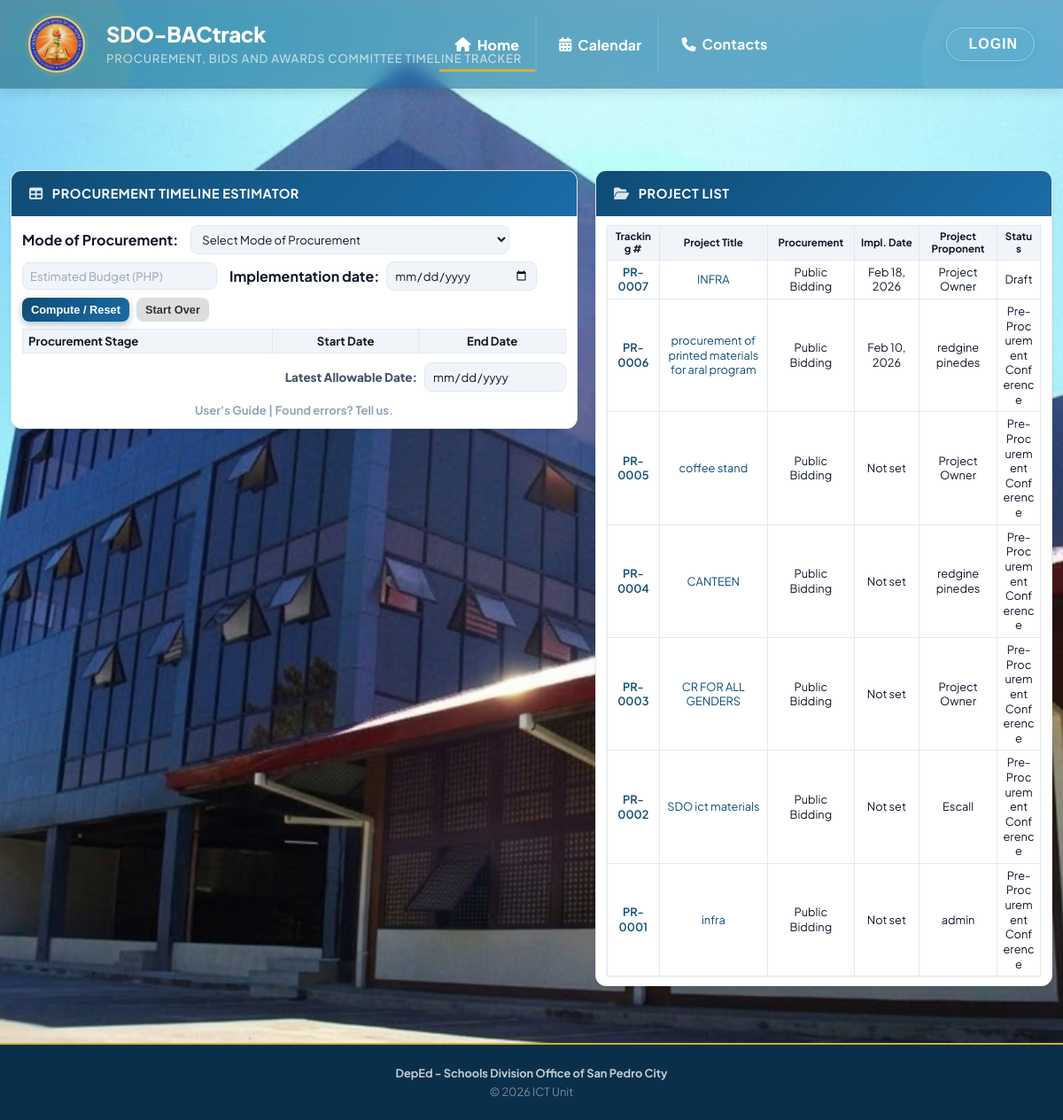
Screenshot of /admin/landing.php with the database file from the repository.
### tables this page shows
CREATE TABLE `projects` (
  `id` int(11) NOT NULL,
  `title` varchar(255) NOT NULL,
  `description` text DEFAULT NULL,
  `procurement_type` varchar(50) NOT NULL DEFAULT 'PUBLIC_BIDDING',
  `project_start_date` date DEFAULT NULL,
  `created_by` int(11) NOT NULL,
  `approval_status` enum('DRAFT','PENDING_APPROVAL','APPROVED','REJECTED') NOT NULL DEFAULT 'APPROVED',
  `rejection_remarks` text DEFAULT NULL,
  `rejected_by` int(11) DEFAULT NULL,
  `rejected_at` timestamp NULL DEFAULT NULL,
  `created_at` timestamp NOT NULL DEFAULT current_timestamp(),
  `updated_at` timestamp NOT NULL DEFAULT current_timestamp() ON UPDATE current_timestamp()
);

CREATE TABLE `users` (
  `id` int(11) NOT NULL,
  `name` varchar(255) NOT NULL,
  `email` varchar(255) NOT NULL,
  `password_hash` varchar(255) NOT NULL,
  `role` enum('PROJECT_OWNER','PROCUREMENT','SUPERADMIN') NOT NULL DEFAULT 'PROJECT_OWNER',
  `employee_no` varchar(50) DEFAULT NULL,
  `position` varchar(100) DEFAULT NULL,
  `office` varchar(100) DEFAULT NULL,
  `unit_section` varchar(100) DEFAULT NULL,
  `avatar_url` varchar(500) DEFAULT NULL,
  `status` enum('PENDING','APPROVED') NOT NULL DEFAULT 'APPROVED',
  `is_active` tinyint(1) NOT NULL DEFAULT 1,
  `created_at` timestamp NOT NULL DEFAULT current_timestamp(),
  `updated_at` timestamp NOT NULL DEFAULT current_timestamp() ON UPDATE current_timestamp()
);

### admin/landing.php (the view, shortened to what the rows shown need)
<!DOCTYPE html>
<html lang="en">
<head>
    <link rel="stylesheet" href="https://cdnjs.cloudflare.com/ajax/libs/font-awesome/6.5.1/css/all.min.css">
    <link href="https://cdn.jsdelivr.net/npm/fullcalendar@6.1.10/index.global.min.css" rel="stylesheet">
</head>
<body>
    <header class="site-header">
        <div class="header-inner">
            <div class="header-text-group">
                <h1><?php echo APP_NAME; ?></h1>
            </div>
        </div>
    </header>
    <main class="main-content">
        <div class="content-wrap">
            <section id="landing-home-panel" class="landing-tab-panel active" role="tabpanel" aria-labelledby="landing-home-tab">
            <div class="top-panels-fullwidth">
            <div class="top-panels">
            <div class="data-card estimator-card">
                <div class="card-body">
                    <table style="width:100%;border-collapse:collapse;">
                        <thead>
                            <tr style="background:var(--bg-secondary);">
                                <th style="padding:5px 6px;border:1px solid var(--border-color);width:46%;text-align:left;">Procurement Stage</th>
                                <th style="padding:5px 6px;border:1px solid var(--border-color);width:27%;">Start Date</th>
                                <th style="padding:5px 6px;border:1px solid var(--border-color);width:27%;">End Date</th>
                            </tr>
                        </thead>
                    </table>
                </div>
            </div>
            <?php
            require_once __DIR__ . '/../models/Project.php';
            $projectModel = new Project();
            $allProjects = $projectModel->getAll([]);
            $projectsPerPage = 8;
            $currentPage = isset($_GET['page']) ? (int) $_GET['page'] : 1;
            $offset = ($currentPage - 1) * $projectsPerPage;
            $projects = array_slice($allProjects, $offset, $projectsPerPage);
            ?>
            <div class="data-card projects-card">
                <div class="card-body">
                <?php if (empty($projects)): ?>
                    <div class="empty-state compact-empty" style="text-align:center;">
                        <div class="empty-icon" style="color:var(--text-muted);"><i class="fas fa-folder-plus"></i></div>
                        <h3>No projects found</h3>
                        <p style="color:var(--text-muted);">No BAC projects have been created yet.</p>
                    </div>
                <?php else: ?>
                    <div class="table-responsive">
                        <table class="data-table projects-table">
                            <colgroup>
                            </colgroup>
                            <thead>
                                <tr>
                                    <th title="Tracking Number">Tracking #</th>
                                    <th title="Project Title">Project Title</th>
                                    <th title="Mode of Procurement">Procurement</th>
                                    <th title="Implementation Date">Impl. Date</th>
                                    <th title="Project Proponent">Project Proponent</th>
                                    <th title="Status">Status</th>
                                </tr>
                            </thead>
                            <tbody>
                                <?php foreach ($projects as $project): ?>
                                <?php
                                    $procTypeKey = $project['procurement_type'] ?? '';
                                    $procTypeLabel = PROCUREMENT_TYPES[$procTypeKey] ?? $procTypeKey;
                                    $rawStatus = !empty($project['timeline_status'])
                                        ? $project['timeline_status']
                                        : ($project['approval_status'] ?? 'APPROVED');
                                    $statusText = (string)$rawStatus;
                                    if (preg_match('/^Step\s+\d+\s*:\s*(.+?)(?:\s*\([A-Z_]+\))?$/i', $statusText, $matches)) {
                                        $statusText = trim($matches[1]);
                                    } elseif (preg_match('/^[A-Z_]+$/', $statusText)) {
                                        $statusText = ucwords(strtolower(str_replace('_', ' ', $statusText)));
                                    }
                                    $implementationDate = !empty($project['project_start_date'])
                                        ? date('M d, Y', strtotime($project['project_start_date']))
                                        : 'Not set';
                                    $projectOwner = !empty($project['creator_name'])
                                        ? $project['creator_name']
                                        : 'Unassigned';
                                ?>
                                <tr class="project-row">
                                    <td class="projects-td-tracking">
                                        <button
                                            type="button"
                                            class="project-open-link tracking-number-link"
                                            onclick="openBacProcessModal(<?php echo (int)$project['id']; ?>, <?php echo htmlspecialchars(json_encode($project['title']), ENT_QUOTES, 'UTF-8'); ?>, <?php echo htmlspecialchars(json_encode($project['description'] ?? ''), ENT_QUOTES, 'UTF-8'); ?>);"
                                            aria-label="Open BAC process for project <?php echo (int)$project['id']; ?>"
                                        >
                                            <?php echo htmlspecialchars($project['bactrack_id'] ?? sprintf('PR-%04d', $project['id'])); ?>
                                        </button>
                                    </td>
                                    <td>
                                        <button
                                            type="button"
                                            class="project-open-link"
                                            onclick="openBacProcessModal(<?php echo (int)$project['id']; ?>, <?php echo htmlspecialchars(json_encode($project['title']), ENT_QUOTES, 'UTF-8'); ?>, <?php echo htmlspecialchars(json_encode($project['description'] ?? ''), ENT_QUOTES, 'UTF-8'); ?>);"
                                        >
                                            <?php echo htmlspecialchars($project['title']); ?>
                                        </button>
                                    </td>
                                    <td><?php echo htmlspecialchars($procTypeLabel); ?></td>
                                    <td><?php echo htmlspecialchars($implementationDate); ?></td>
                                    <td><?php echo htmlspecialchars($projectOwner); ?></td>
                                    <td><?php echo htmlspecialchars($statusText); ?></td>
                                </tr>
                                <?php endforeach; ?>
                            </tbody>
                        </table>
                    </div>
                <?php endif; ?>
                </div>
            </div>
            </div>
            </div>
            </section>
        </div>
    </main>
</body>
</html>

### rows the page displays
projects: id "PR-0007", title "INFRA", procurement_type "Public Bidding", project_start_date "Feb 18, 2026", created_by.name "Project Owner", approval_status "Draft"
projects: id "PR-0006", title "procurement of printed materials for aral program", procurement_type "Public Bidding", project_start_date "Feb 10, 2026", created_by.name "redgine pinedes", statusText "Pre-Procurement Conference"
projects: id "PR-0005", title "coffee stand", procurement_type "Public Bidding", project_start_date "Not set", created_by.name "Project Owner", statusText "Pre-Procurement Conference"
projects: id "PR-0004", title "CANTEEN", procurement_type "Public Bidding", project_start_date "Not set", created_by.name "redgine pinedes", statusText "Pre-Procurement Conference"
projects: id "PR-0003", title "CR FOR ALL GENDERS", procurement_type "Public Bidding", project_start_date "Not set", created_by.name "Project Owner", statusText "Pre-Procurement Conference"
projects: id "PR-0002", title "SDO ict materials", procurement_type "Public Bidding", project_start_date "Not set", created_by.name "Escall", statusText "Pre-Procurement Conference"
projects: id "PR-0001", title "infra", procurement_type "Public Bidding", project_start_date "Not set", created_by.name "admin", statusText "Pre-Procurement Conference"

### other values shown
APP_NAME "SDO-BACtrack"
APP_SUBTITLE "PROCUREMENT, BIDS AND AWARDS COMMITTEE TIMELINE TRACKER"
